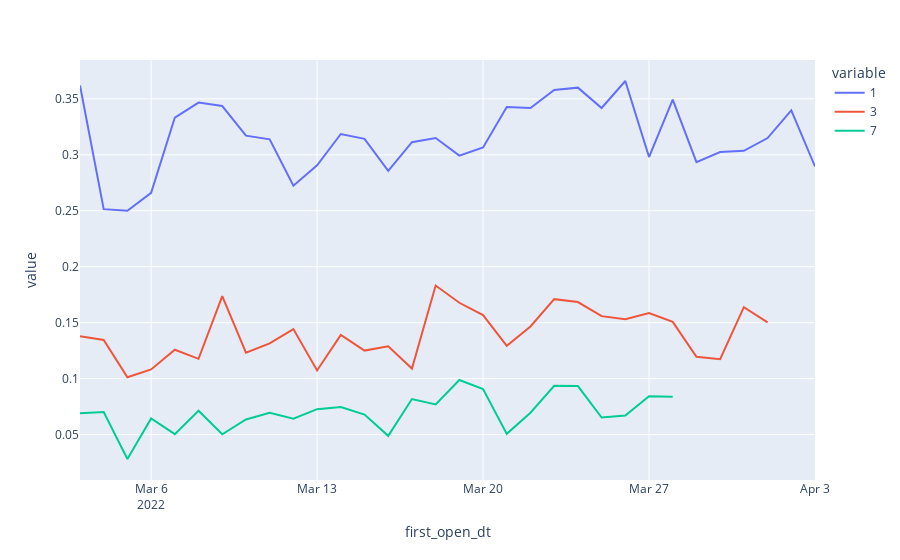

This figure's notebook cell:
### Code cell
#plot retention rate of android users
android_retention_firstopen_pivot_melt = android_retention_firstopen_pivot.melt(id_vars='first_open_dt', value_vars=[1, 3,7])
px.line(android_retention_firstopen_pivot_melt, x='first_open_dt' , y='value' , color='variable')

### Figure 1 — Plotly figure (JSON) as saved in the notebook; plotly's stock layout.template omitted (floating-point values rounded to 4 significant figures)
{"data": [{"hovertemplate": "variable=1<br>first_open_dt=%{x}<br>value=%{y}<extra></extra>", "legendgroup": "1", "line": {"color": "#636efa", "dash": "solid"}, "marker": {"symbol": "circle"}, "mode": "lines", "name": "1", "orientation": "v", "showlegend": true, "type": "scatter", "x": ["2022-03-03", "2022-03-04", "2022-03-05", "2022-03-06", "2022-03-07", "2022-03-08", "2022-03-09", "2022-03-10", "2022-03-11", "2022-03-12", "2022-03-13", "2022-03-14", "2022-03-15", "2022-03-16", "2022-03-17", "2022-03-18", "2022-03-19", "2022-03-20", "2022-03-21", "2022-03-22", "2022-03-23", "2022-03-24", "2022-03-25", "2022-03-26", "2022-03-27", "2022-03-28", "2022-03-29", "2022-03-30", "2022-03-31", "2022-04-01", "2022-04-02", "2022-04-03"], "xaxis": "x", "y": [0.3621, 0.2515, 0.25, 0.2661, 0.3333, 0.3467, 0.3436, 0.3172, 0.3139, 0.2724, 0.2907, 0.3186, 0.3143, 0.2857, 0.3113, 0.315, 0.2993, 0.3066, 0.3427, 0.3419, 0.3581, 0.3601, 0.3419, 0.366, 0.2981, 0.3493, 0.2935, 0.3025, 0.3036, 0.315, 0.3397, 0.2896], "yaxis": "y"}, {"hovertemplate": "variable=3<br>first_open_dt=%{x}<br>value=%{y}<extra></extra>", "legendgroup": "3", "line": {"color": "#EF553B", "dash": "solid"}, "marker": {"symbol": "circle"}, "mode": "lines", "name": "3", "orientation": "v", "showlegend": true, "type": "scatter", "x": ["2022-03-03", "2022-03-04", "2022-03-05", "2022-03-06", "2022-03-07", "2022-03-08", "2022-03-09", "2022-03-10", "2022-03-11", "2022-03-12", "2022-03-13", "2022-03-14", "2022-03-15", "2022-03-16", "2022-03-17", "2022-03-18", "2022-03-19", "2022-03-20", "2022-03-21", "2022-03-22", "2022-03-23", "2022-03-24", "2022-03-25", "2022-03-26", "2022-03-27", "2022-03-28", "2022-03-29", "2022-03-30", "2022-03-31", "2022-04-01", "2022-04-02", "2022-04-03"], "xaxis": "x", "y": [0.1379, 0.1345, 0.1011, 0.1082, 0.1258, 0.1176, 0.1737, 0.1231, 0.1314, 0.1442, 0.1073, 0.139, 0.125, 0.1289, 0.1089, 0.1832, 0.1678, 0.1568, 0.1292, 0.1465, 0.171, 0.1684, 0.1558, 0.1531, 0.1587, 0.1507, 0.1194, 0.1173, 0.1639, 0.1503, null, null], "yaxis": "y"}, {"hovertemplate": "variable=7<br>first_open_dt=%{x}<br>value=%{y}<extra></extra>", "legendgroup": "7", "line": {"color": "#00cc96", "dash": "solid"}, "marker": {"symbol": "circle"}, "mode": "lines", "name": "7", "orientation": "v", "showlegend": true, "type": "scatter", "x": ["2022-03-03", "2022-03-04", "2022-03-05", "2022-03-06", "2022-03-07", "2022-03-08", "2022-03-09", "2022-03-10", "2022-03-11", "2022-03-12", "2022-03-13", "2022-03-14", "2022-03-15", "2022-03-16", "2022-03-17", "2022-03-18", "2022-03-19", "2022-03-20", "2022-03-21", "2022-03-22", "2022-03-23", "2022-03-24", "2022-03-25", "2022-03-26", "2022-03-27", "2022-03-28", "2022-03-29", "2022-03-30", "2022-03-31", "2022-04-01", "2022-04-02", "2022-04-03"], "xaxis": "x", "y": [0.06897, 0.07018, 0.02809, 0.06433, 0.05031, 0.07121, 0.05019, 0.06343, 0.06934, 0.0641, 0.07266, 0.07458, 0.06786, 0.04878, 0.08171, 0.07692, 0.09868, 0.09059, 0.05056, 0.06941, 0.09355, 0.09326, 0.06512, 0.06699, 0.08413, 0.08373, null, null, null, null, null, null], "yaxis": "y"}], "layout": {"legend": {"title": {"text": "variable"}, "tracegroupgap": 0}, "margin": {"t": 60}, "xaxis": {"anchor": "y", "domain": [0, 1], "title": {"text": "first_open_dt"}}, "yaxis": {"anchor": "x", "domain": [0, 1], "title": {"text": "value"}}}}
